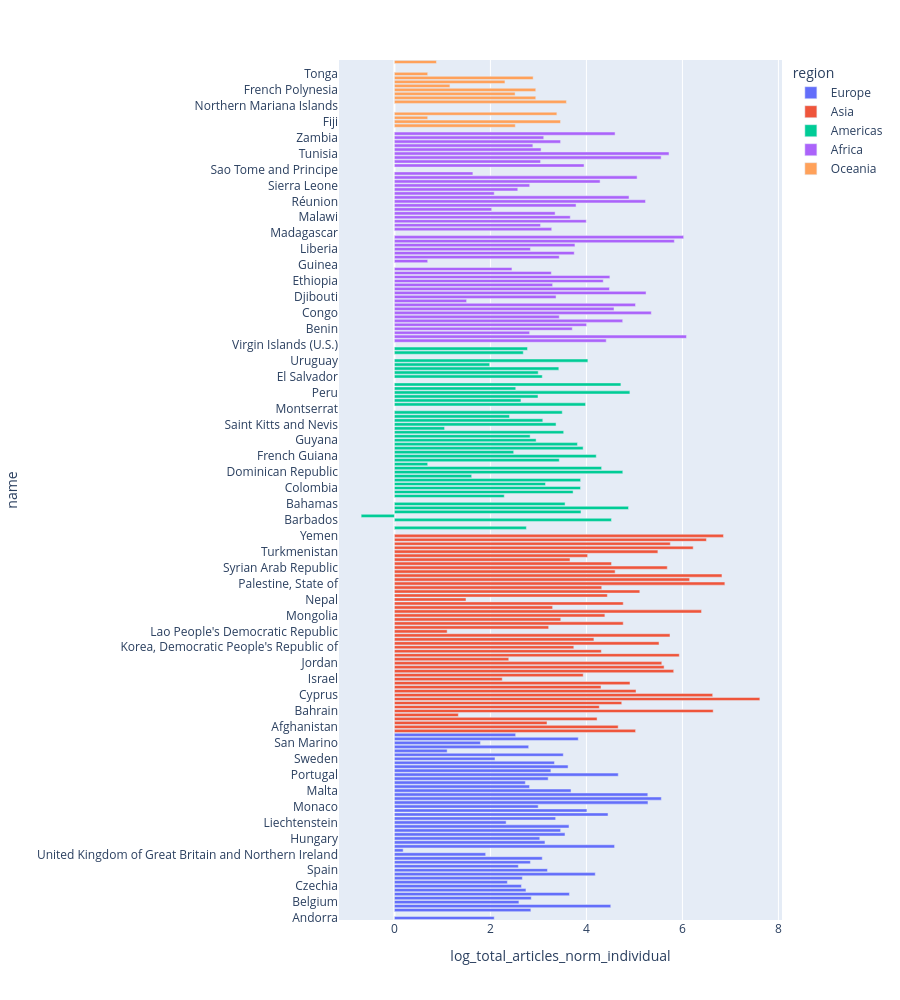

The cell this chart's notebook holds for it:
### Code cell
px.bar(
    df_country_stats_plot.query(f"year == {end_year}"),
    x="log_total_articles_norm_individual",
    y="name",
    height=1000,
    color="region"
)

### Figure 1 — Plotly figure (JSON) as saved in the notebook; plotly's stock layout.template omitted (floating-point values rounded to 4 significant figures)
{"data": [{"hovertemplate": "region=Europe<br>log_total_articles_norm_individual=%{x}<br>name=%{y}<extra></extra>", "legendgroup": "Europe", "marker": {"color": "#636efa", "pattern": {"shape": ""}}, "name": "Europe", "orientation": "h", "showlegend": true, "textposition": "auto", "x": [2.079, NaN, 2.843, 4.507, 2.594, 2.851, 3.646, 2.74, 2.646, 2.353, 2.665, 4.184, 3.188, 2.582, 2.833, 3.08, 1.901, 0.1823, 4.587, 3.137, 3.028, 3.554, 3.463, 3.638, 2.327, 3.359, 4.45, 4.01, 2.996, 5.283, 5.561, 5.279, 3.679, 2.815, 2.728, 3.203, 4.663, 3.26, 3.618, 3.334, 2.096, 3.518, 1.099, 2.797, 1.792, 3.83, 2.526], "xaxis": "x", "y": ["Andorra", "Albania", "Austria", "Bosnia and Herzegovina", "Belgium", "Bulgaria", "Belarus", "Switzerland", "Czechia", "Germany", "Denmark", "Estonia", "Spain", "Finland", "Faroe Islands", "France", "United Kingdom of Great Britain and Northern Ireland", "Gibraltar", "Greece", "Croatia", "Hungary", "Ireland", "Iceland", "Italy", "Liechtenstein", "Lithuania", "Luxembourg", "Latvia", "Monaco", "Moldova, Republic of", "Montenegro", "North Macedonia", "Malta", "Netherlands, Kingdom of the", "Norway", "Poland", "Portugal", "Romania", "Serbia", "Russian Federation", "Sweden", "Slovenia", "Svalbard and Jan Mayen", "Slovakia", "San Marino", "Ukraine", "Holy See"], "yaxis": "y", "type": "bar"}, {"hovertemplate": "region=Asia<br>log_total_articles_norm_individual=%{x}<br>name=%{y}<extra></extra>", "legendgroup": "Asia", "marker": {"color": "#EF553B", "pattern": {"shape": ""}}, "name": "Asia", "orientation": "h", "showlegend": true, "textposition": "auto", "x": [5.024, 4.662, 3.179, 4.222, 1.332, 6.641, 4.269, 4.736, 7.613, 6.631, 5.033, 4.304, 4.908, 2.246, 3.934, 5.819, 5.619, 5.57, 2.382, 5.935, 4.311, 3.738, 5.513, 4.156, 5.741, 1.099, 3.213, 4.767, 3.466, 4.385, 6.399, 3.296, 4.767, 1.491, 4.436, 5.113, 4.319, 6.884, 6.151, 6.824, 4.598, 5.685, 4.523, 3.658, 4.025, 5.489, 6.225, 5.748, 6.5, 6.855], "xaxis": "x", "y": ["United Arab Emirates", "Afghanistan", "Armenia", "Azerbaijan", "Bangladesh", "Bahrain", "Brunei Darussalam", "Bhutan", "China", "Cyprus", "Georgia", "Hong Kong", "Indonesia", "Israel", "India", "Iraq", "Iran, Islamic Republic of", "Jordan", "Japan", "Kyrgyzstan", "Cambodia", "Korea, Democratic People's Republic of", "Korea, Republic of", "Kuwait", "Kazakhstan", "Lao People's Democratic Republic", "Lebanon", "Sri Lanka", "Myanmar", "Mongolia", "Macao", "Maldives", "Malaysia", "Nepal", "Oman", "Philippines", "Pakistan", "Palestine, State of", "Qatar", "Saudi Arabia", "Singapore", "Syrian Arab Republic", "Thailand", "Tajikistan", "Timor-Leste", "Turkmenistan", "Türkiye", "Uzbekistan", "Viet Nam", "Yemen"], "yaxis": "y", "type": "bar"}, {"hovertemplate": "region=Americas<br>log_total_articles_norm_individual=%{x}<br>name=%{y}<extra></extra>", "legendgroup": "Americas", "marker": {"color": "#00cc96", "pattern": {"shape": ""}}, "name": "Americas", "orientation": "h", "showlegend": true, "textposition": "auto", "x": [NaN, 2.749, 0.0, 4.522, -0.6931, 3.887, 4.877, 3.555, NaN, 2.288, 3.723, 3.878, 3.147, 3.879, 1.609, 4.758, 4.317, 0.6931, 3.434, 4.205, 2.485, 3.932, 3.813, 2.952, 2.827, 3.526, 1.045, 3.367, 3.091, 2.398, 3.497, NaN, 3.982, 2.636, 2.991, 4.906, 2.528, 4.718, NaN, 3.08, 2.996, 3.425, 1.984, 4.031, NaN, 2.685, 2.773, NaN], "xaxis": "x", "y": ["Antigua and Barbuda", "Argentina", "Aruba", "Barbados", "Bermuda", "Bolivia, Plurinational State of", "Brazil", "Bahamas", "Belize", "Canada", "Chile", "Colombia", "Costa Rica", "Cuba", "Dominica", "Dominican Republic", "Ecuador", "Falkland Islands (Malvinas)", "Grenada", "French Guiana", "Greenland", "Guadeloupe", "Guatemala", "Guyana", "Honduras", "Haiti", "Jamaica", "Saint Kitts and Nevis", "Cayman Islands", "Saint Lucia", "Martinique", "Montserrat", "Mexico", "Nicaragua", "Panama", "Peru", "Puerto Rico", "Paraguay", "Suriname", "El Salvador", "Turks and Caicos Islands", "Trinidad and Tobago", "United States of America", "Uruguay", "Saint Vincent and the Grenadines", "Venezuela, Bolivarian Republic of", "Virgin Islands (British)", "Virgin Islands (U.S.)"], "yaxis": "y", "type": "bar"}, {"hovertemplate": "region=Africa<br>log_total_articles_norm_individual=%{x}<br>name=%{y}<extra></extra>", "legendgroup": "Africa", "marker": {"color": "#ab63fa", "pattern": {"shape": ""}}, "name": "Africa", "orientation": "h", "showlegend": true, "textposition": "auto", "x": [4.413, 6.084, 2.817, 3.705, 4.005, 4.756, 3.434, 5.352, 4.575, 5.022, 1.504, 3.367, 5.242, 4.48, 3.296, 4.351, 4.489, 3.269, 2.449, NaN, 0.6931, 3.434, 3.746, 2.833, 3.761, 5.832, 6.026, NaN, 3.277, 3.045, 3.996, 3.664, 3.348, 2.027, 3.784, 5.231, 4.888, 2.079, 2.57, 2.818, 4.285, 5.056, 1.635, NaN, 3.951, 3.045, 5.557, 5.721, 3.055, 2.884, 3.462, 3.111, 4.597], "xaxis": "x", "y": ["Angola", "Burkina Faso", "Burundi", "Benin", "Botswana", "Congo, Democratic Republic of the", "Central African Republic", "Congo", "Côte d'Ivoire", "Cameroon", "Cabo Verde", "Djibouti", "Algeria", "Egypt", "Eritrea", "Ethiopia", "Gabon", "Ghana", "Gambia", "Guinea", "Equatorial Guinea", "Guinea-Bissau", "Kenya", "Liberia", "Lesotho", "Libya", "Morocco", "Madagascar", "Mali", "Mauritania", "Mauritius", "Malawi", "Mozambique", "Niger", "Nigeria", "Réunion", "Rwanda", "Seychelles", "Sudan", "Sierra Leone", "Senegal", "Somalia", "South Sudan", "Sao Tome and Principe", "Eswatini", "Chad", "Togo", "Tunisia", "Tanzania, United Republic of", "Uganda", "South Africa", "Zambia", "Zimbabwe"], "yaxis": "y", "type": "bar"}, {"hovertemplate": "region=Oceania<br>log_total_articles_norm_individual=%{x}<br>name=%{y}<extra></extra>", "legendgroup": "Oceania", "marker": {"color": "#FFA15A", "pattern": {"shape": ""}}, "name": "Oceania", "orientation": "h", "showlegend": true, "textposition": "auto", "x": [NaN, 2.519, 3.461, 0.6931, 3.384, NaN, NaN, 3.584, 2.944, 2.514, 2.944, 1.156, 2.303, 2.89, 0.6931, NaN, NaN, 0.8755], "xaxis": "x", "y": ["American Samoa", "Australia", "Fiji", "Micronesia, Federated States of", "Guam", "Kiribati", "Northern Mariana Islands", "New Caledonia", "Niue", "New Zealand", "French Polynesia", "Papua New Guinea", "Palau", "Solomon Islands", "Tonga", "Tuvalu", "Vanuatu", "Samoa"], "yaxis": "y", "type": "bar"}], "layout": {"xaxis": {"anchor": "y", "domain": [0.0, 1.0], "title": {"text": "log_total_articles_norm_individual"}}, "yaxis": {"anchor": "x", "domain": [0.0, 1.0], "title": {"text": "name"}}, "legend": {"title": {"text": "region"}, "tracegroupgap": 0}, "margin": {"t": 60}, "barmode": "relative", "height": 1000}}
